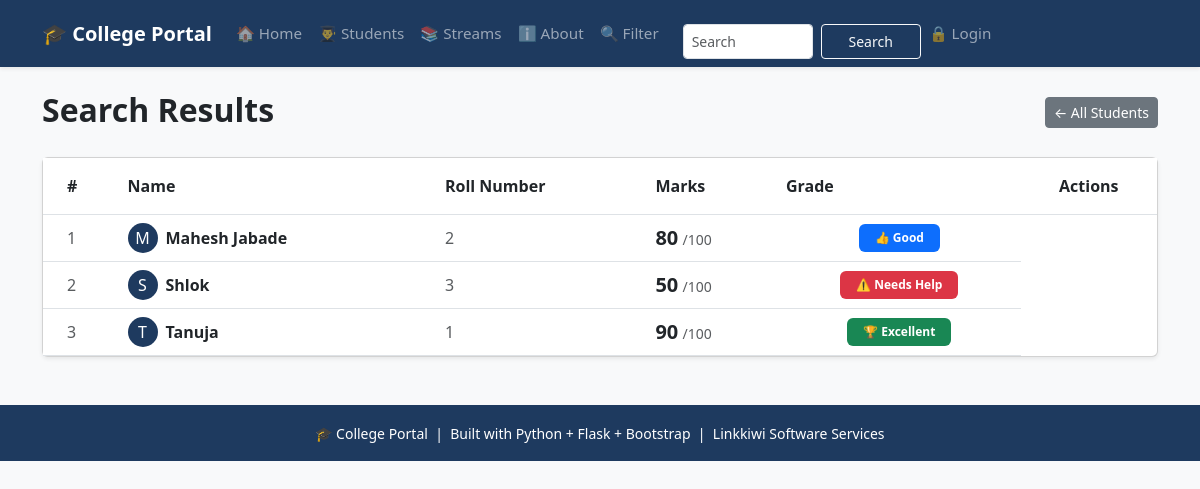
The page /search on the database as committed earlier.
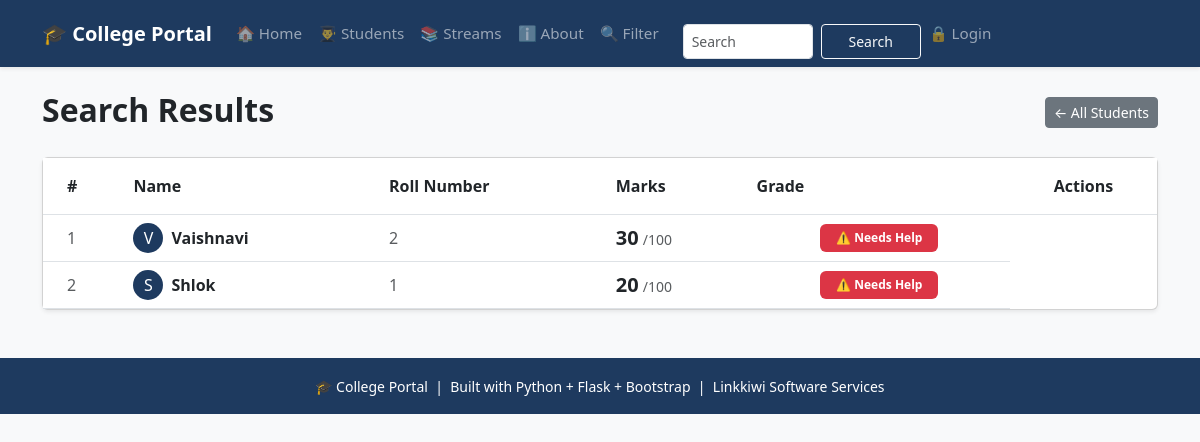
The same page on the database as committed later.
### tables this page shows
CREATE TABLE students (
                    id INTEGER PRIMARY KEY AUTOINCREMENT,
                    name TEXT NOT NULL,
                    roll INTEGER NOT NULL,
                    marks INTEGER NOT NULL,
                    subject TEXT NOT NULL,
                    attendance INTEGER DEFAULT 0
                 );

### app.py (the view)
@app.route("/search")
def search():
    q = request.args.get('q','')
    conn = get_db()
    if q:
        students = conn.execute('''SELECT * FROM students
                                WHERE name LIKE ?
                                OR SUBJECT LIKE ?
                                OR roll LIKE ?''',
                                (f'%{q}%', f'%{q}%', f'%{q}%')).fetchall()
    else:
        students = conn.execute('SELECT * FROM students ORDER BY id DESC').fetchall()
    conn.close()
    return render_template("search.html", students=students, query=q)

### database.py (called while the page is built)
def get_db():
   conn = sqlite3.connect(DB_PATH)
   conn.row_factory = sqlite3.Row  # To access columns by name
   return conn

### templates/search.html (shortened to what this page needs)
{% extends "base.html" %}
{% block content %}
<div class="d-flex justify-content-between align-items-center mb-4">
    <h2 class = "fw-bold mb-1">Search Results</h2>
    <a href = "{{url_for('students_page')}}" class = "btn btn-secondary btn-sm">
        ← All Students
        </a>
</div>
{% if students %}
<div class="card shadow-sm">
    <div class="card-body p-0">
        <div class="table-responsive">
            <table class="table table-hover mb-0">
                <thead style="background-color: #1e3a5f; color:white;">
                    <tr>
                        <th class="py-3 ps-4">#</th>
                        <th class="py-3">Name</th>
                        <th class="py-3">Roll Number</th>
                        <th class="py-3">Marks</th>
                        <th class="py-3">Grade</th>
                        <th class="py-3 text-center">Actions</th>
                    </tr>
                </thead>
                <tbody>
                    {% for student in students %}
                    <tr class="align-middle">
                        <td class="ps-4 text-muted">
                            {{ loop.index }}
                        </td>
                        <td>
                            <div class="d-flex align-items-center">
                                <div class="rounded-circle d-flex justify-content-center align-items-center me-2"
                                     style="width:30px; height:30px; background-color:#1e3a5f; color:white;">
                                    {{ student['name'][0] }}
                                </div>
                                <span class="fw-bold">{{ student['name'] }}</span>
                            </div>
                        </td>
                        <td class="text-muted">{{ student['roll'] }}</td>
                            <td>
                                <span class="fw-bold fs-5">{{ student['marks'] }}</span>
                                <span class="text-muted small">/100</span>
                            </td>
                            <td class="text-center">
                                {% if student['marks'] >= 90 %}
                                    <span class="badge bg-success px-3 py-2">
                                        🏆 Excellent
                                    </span>
                                {% elif student['marks'] >= 75 %}
                                    <span class="badge bg-primary px-3 py-2">
                                        👍 Good
                                    </span>
                                {% elif student['marks'] >= 60 %}
                                    <span class="badge bg-warning text-dark px-3 py-2">
                                        📈 Average
                                    </span>
                                {% else %}
                                    <span class="badge bg-danger px-3 py-2">
                                        ⚠️ Needs Help
                                    </span>
                                {% endif %}
                            </td>
                        </tr>
                        {% endfor %}
                </tbody>
            </table>
        </div>
    </div>
</div>
{% endif %}
{% endblock %}

Rows that differ between the two databases and show on the page:
removed students: name "M", name "Mahesh Jabade", roll "2", marks "80", shows "👍 Good"
removed students: name "S", name "Shlok", roll "3", marks "50", shows "⚠️ Needs Help"
removed students: name "T", name "Tanuja", roll "1", marks "90", shows "🏆 Excellent"
added students: name "V", name "Vaishnavi", roll "2", marks "30", shows "⚠️ Needs Help"
added students: name "S", name "Shlok", roll "1", marks "20", shows "⚠️ Needs Help"
